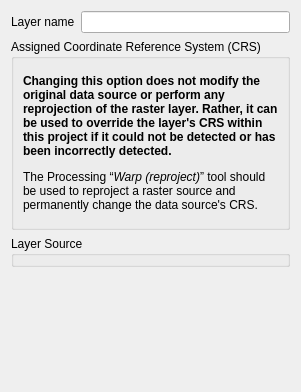
             <widget class="QWidget" name="scrollAreaWidgetContents_3">
              <property name="geometry">
               <rect>
                <x>0</x>
                <y>0</y>
                <width>253</width>
                <height>392</height>
               </rect>
              </property>
              <layout class="QVBoxLayout" name="verticalLayout_7">
               <item>
                <layout class="QHBoxLayout" name="horizontalLayout_14">
                 <item>
                  <widget class="QLabel" name="label_8">
                   <property name="text">
                    <string>Layer name</string>
                   </property>
                  </widget>
                 </item>
                 <item>
                  <widget class="QLineEdit" name="mLayerOrigNameLineEd"/>
                 </item>
                </layout>
               </item>
               <item>
                <widget class="QgsCollapsibleGroupBox" name="mCrsGroupBox">
                 <property name="focusPolicy">
                  <enum>Qt::StrongFocus</enum>
                 </property>
                 <property name="title">
                  <string>Assigned Coordinate Reference System (CRS)</string>
                 </property>
                 <property name="checkable">
                  <bool>false</bool>
                 </property>
                 <property name="syncGroup" stdset="0">
                  <string notr="true">vectorgeneral</string>
                 </property>
                 <layout class="QVBoxLayout" name="verticalLayout_28">
                  <property name="spacing">
                   <number>6</number>
                  </property>
                  <item>
                   <widget class="QgsProjectionSelectionWidget" name="mCrsSelector" native="true">
                    <property name="focusPolicy">
                     <enum>Qt::StrongFocus</enum>
                    </property>
                   </widget>
                  </item>
                  <item>
                   <widget class="QLabel" name="label_17">
                    <property name="text">
                     <string>&lt;html&gt;&lt;head/&gt;&lt;body&gt;&lt;p&gt;&lt;span style=&quot; font-weight:600;&quot;&gt;Changing this option does not modify the original data source or perform any reprojection of the raster layer. Rather, it can be used to override the layer's CRS within this project if it could not be detected or has been incorrectly detected.&lt;/span&gt;&lt;/p&gt;&lt;p&gt;The Processing “&lt;span style=&quot; font-style:italic;&quot;&gt;Warp (reproject)&lt;/span&gt;” tool should be used to reproject a raster source and permanently change the data source's CRS.&lt;/p&gt;&lt;/body&gt;&lt;/html&gt;</string>
                    </property>
                    <property name="textFormat">
                     <enum>Qt::RichText</enum>
                    </property>
                    <property name="wordWrap">
                     <bool>true</bool>
                    </property>
                   </widget>
                  </item>
                  <item>
                   <widget class="Line" name="line_4">
                    <property name="orientation">
                     <enum>Qt::Vertical</enum>
                    </property>
                   </widget>
                  </item>
                 </layout>
                </widget>
               </item>
               <item>
                <widget class="QgsCollapsibleGroupBox" name="mSourceGroupBox">
                 <property name="title">
                  <string>Layer Source</string>
                 </property>
                </widget>
               </item>
               <item>
                <spacer name="verticalSpacer_3">
                 <property name="orientation">
                  <enum>Qt::Vertical</enum>
                 </property>
                 <property name="sizeType">
                  <enum>QSizePolicy::Expanding</enum>
                 </property>
                 <property name="sizeHint" stdset="0">
                  <size>
                   <width>17</width>
                   <height>111</height>
                  </size>
                 </property>
                </spacer>
               </item>
              </layout>
             </widget>
